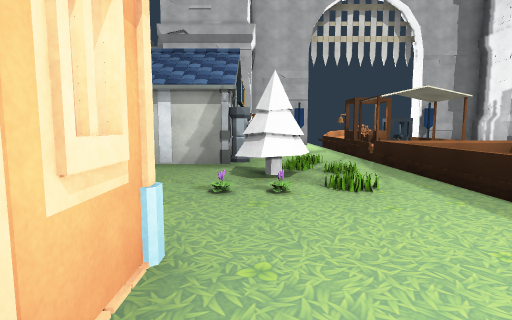
View 1 (above)

20 first-person views from a walk through a 3-D level made in the Unity game engine. The camera is 1.3 m above the floor, tilts 6° down and sees 80° across. The floor is counted in squares, 2 m on a side. Each view is taken from the middle of a square. On the plan, view 1 faces up. The plan holds only what a view shows up to about 10 squares ahead; the rest is blank. The place goes on beyond the plan. Some surface patterns are stand-ins.

View 2
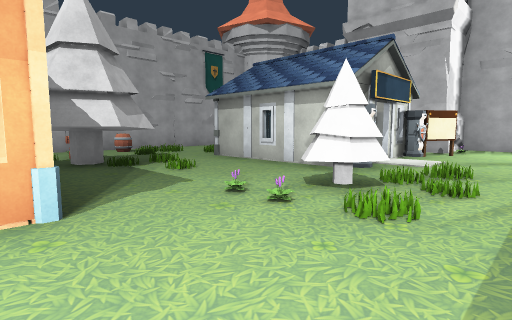

View 3
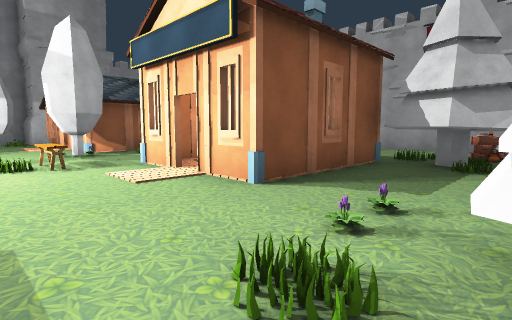

View 4
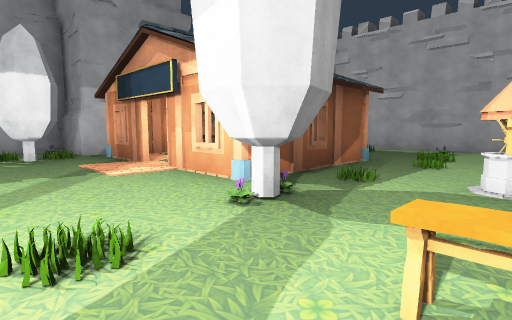

View 5
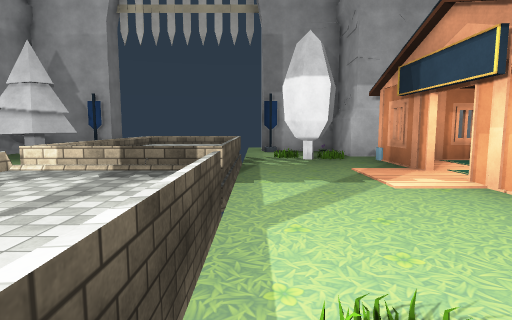

View 6
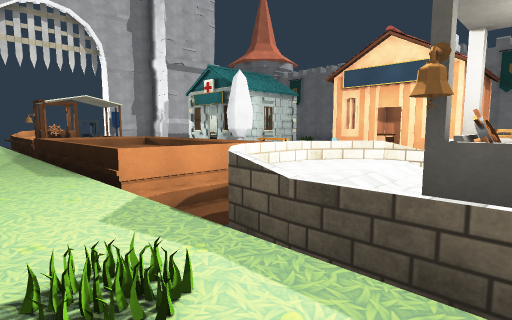

View 7
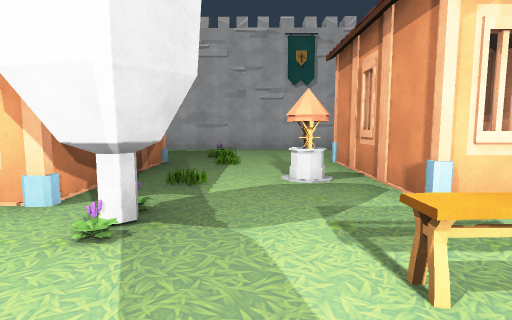

View 8
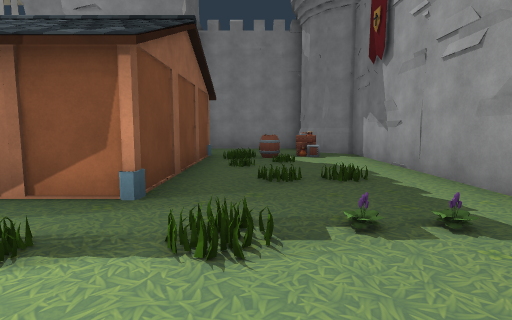

View 9
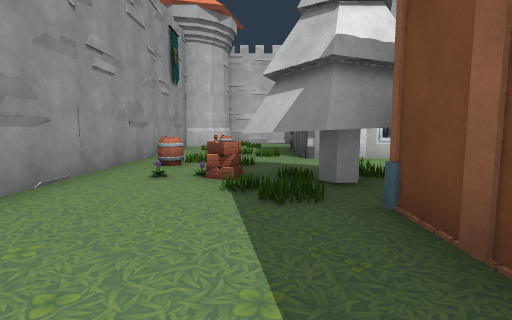

View 10
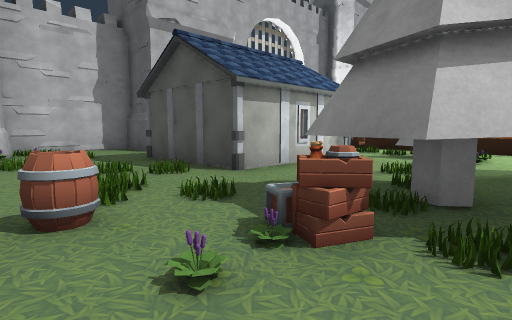

View 11
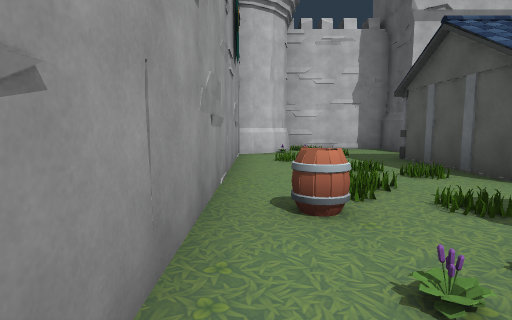

View 12
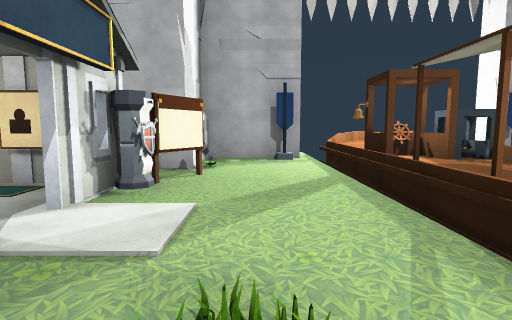

View 13
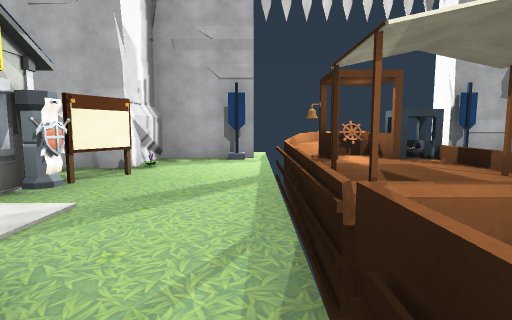

View 14
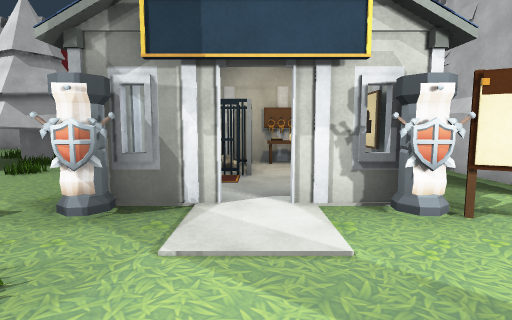

View 15
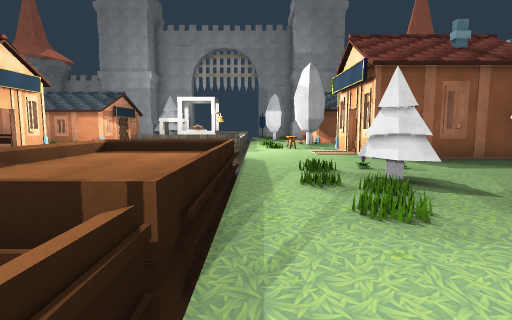

View 16
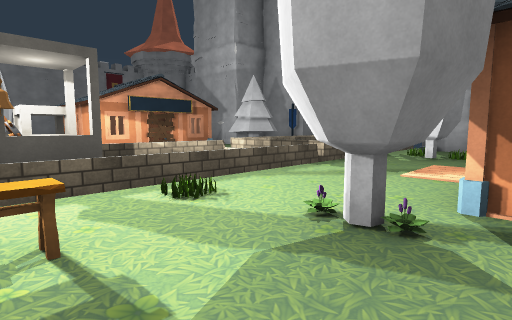

View 17
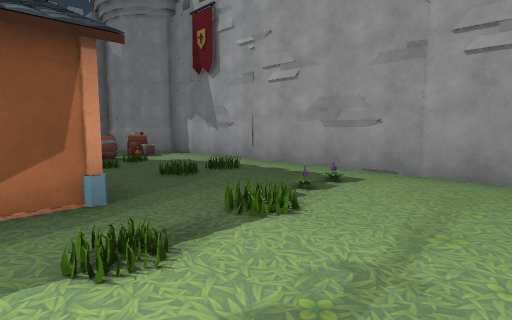

View 18
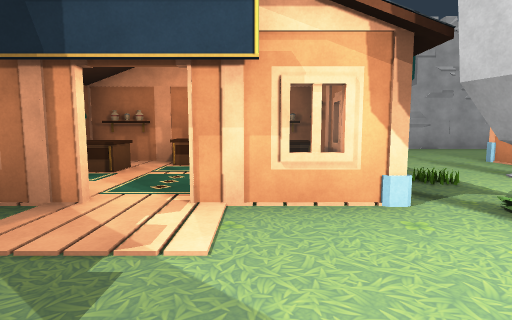

View 19
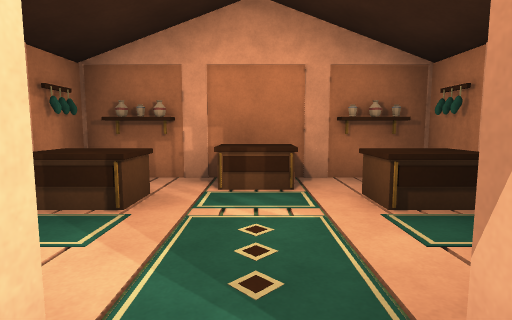

View 20
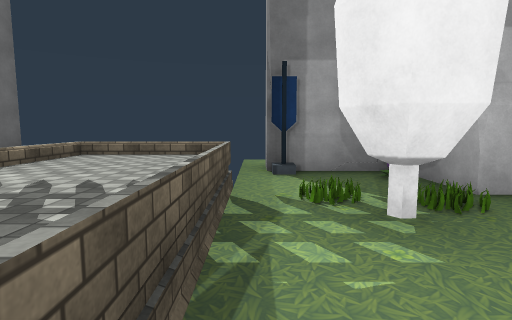

### Floor plan
Key: @ floor where view 1 was taken; # wall or solid block; . main floor; : floor 0.25 m higher than the main floor; + floor 0.5 m higher than the main floor; * floor 0.75 m higher than the main floor; = window, fence, low wall or low ledge; O other object.
Columns run from 8 left of view 1 to 5 right of it. Each row starts with its distance up from view 1.
 12         ######
 11   ####  #.O###
 10  ##..####..=:=
  9  #..O##OO..O:O
  8  #.. ###O..=:=
  7  #.. O#  ..O:O
  6 ##..O  #O..===
  5 ##.........::=
  4 #OO.....O..::=
  3 #OOOOO..O..::=
  2 #..OOO.....::=
  1 #...O  O...**=
  0 #...    @.. ##
 -1 #...O# O...=+#
 -2 #........O.O##
 -3 #..........=##
 -4 #.O....OOO.::=
 -5 #...OO#O...::=
 -6 #...OO.#...::=
 -7 #...#O.....=:=
 -8 #...#O.#...===
 -9 #.OOOO#O.O.=:=
-10 ##=. ####O.::=
-11  ####   #.O::=
-12         ######

Positions as (right, up) in squares from view 1, and headings:
1: (0, 0), facing up
2: (2, 1), facing up-left
3: (2, 4), facing down-left
4: (2, -2), facing down-left
5: (2, -3), facing down
6: (1, -3), facing up-right
7: (2, -3), facing left
8: (-5, -2), facing down
9: (-5, -1), facing up
10: (-7, 2), facing up-right
11: (-7, 2), facing up
12: (1, 5), facing up
13: (2, 5), facing up
14: (2, 7), facing left
15: (2, 8), facing down
16: (-1, -2), facing down-right
17: (-3, -2), facing down-left
18: (2, -6), facing left
19: (0, -7), facing left
20: (2, -7), facing down
